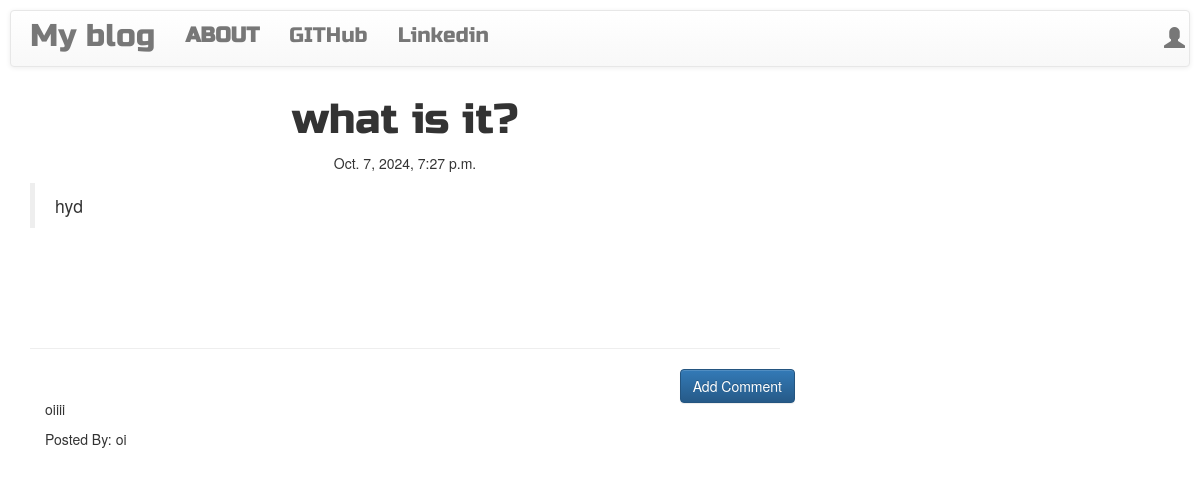
Page /post/9 on the committed database.
### blog/models.py (models this page shows, shortened)
class Post(models.Model):
    author = models.ForeignKey('auth.User',on_delete=models.CASCADE)
    title = models.CharField(max_length=200)
    text = models.TextField()
    created_date = models.DateTimeField(default=timezone.now)
    published_date = models.DateTimeField(blank=True,null=True)

class Comment(models.Model):
        post = models.ForeignKey('blog.Post',related_name='comments',on_delete=models.CASCADE)
        author = models.CharField(max_length=200)
        text = models.TextField()
        created_date = models.DateTimeField(default=timezone.now())
        approved_comment = models.BooleanField(default=False)

### blog/views.py (the view)
# urls.py: path('post/<int:pk>', views.PostDetailView.as_view(),name = 'post_detail'),
class PostDetailView(DetailView):
    model = Post

### blog/templates/blog/post_detail.html (shortened to what this page needs)
{% extends 'blog/base.html' %}
{% block content %}
<h1 class="posttitle loader">{{ post.title }}</h1>
{% if post.published_date %}
  <div class="date postdate">
    {{ post.published_date }}
  </div>
{% else %}
  <a class="btn btn-default" href="{% url 'post_publish' pk=post.pk %}">Publish</a>
{% endif %}
<p class='postcontent'>{{ post.text|safe|linebreaksbr}}</p>
<hr>
<a class="btn btn-primary btn-comment" href="{% url 'add_comment_to_post' pk=post.pk %}">Add Comment</a>
<div class="container">
   {% for comment in post.comments.all %}
   <br>
     {% if user.is_authenticated or comment.approved_comment %}
       <p>{{comment.text|safe|linebreaks}}</p>
       <p>Posted By: {{comment.author}}</p>
     {% endif %}
   {% empty %}
     <p><b><em>No Comments!</em></b></p>
   {% endfor %}
</div>
{% endblock %}

### static/css/blog.css (style rules this page uses)
.postdate { text-align: center; }
.posttitle { font-family: 'Russo One', sans-serif; font-size:3em; text-align: center; }
.postcontent { font-family: 'Montserrat'; font-size: 1.5em }
.btn-comment { position: absolute; right: 0px; }
.loader { filter:hue-rotate(0deg); color:linear-gradient(45deg,#0f8,#08f); animation:hue 10000ms infinite linear; }

### rows in the picture
Post: title "what is it?", published_date "Oct. 7, 2024, 7:27 p.m.", text "hyd"
Comment: text "oiiii", author "oi"
